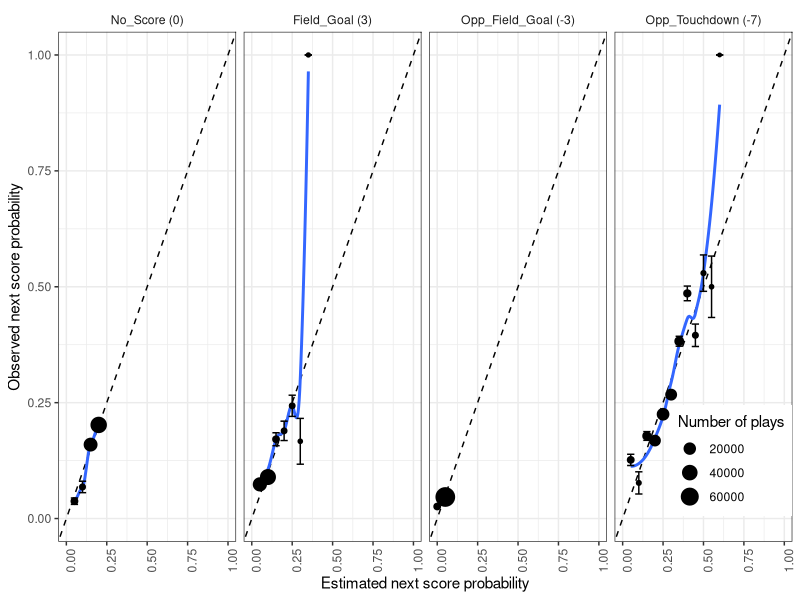

The R source for this figure: (Note: this script raises an error after producing the figure.)
## ---- chunk 1
# Libraries
require(ggplot2)
require(tidyverse)
require(dplyr)
require(nnet)
require(tidyr)
## ---- chunk 2
# Read in data
data = read.csv("PAC-2022-pbp3.csv")
data = filter(data, rowSums(is.na(data)) != ncol(data))
## ---- chunk 3
FindNextScore = function(play_index, scoring_plays, data) {
  # next score index
  next_score_index = scoring_plays[which(scoring_plays >= play_index)[1]]
  
  # if next score index has no more scores after the current play
  if (is.na(next_score_index) | (data$Quarter[play_index] %in% c("1st", "2nd") & data$Quarter[next_score_index] %in% c("3rd", "4th")) | (data$Quarter[play_index] %in% c("3rd", "4th") & data$Quarter[next_score_index] %in% c("1st", "2nd", "OT"))) {
    score_type = "No_Score"
    score_drive = data$Drive.Number[play_index]
  } 
  # else return the observed next score type and drive number
  else {
    # score drive number
    score_drive = data$Drive.Number[next_score_index]
    
    # TD
    if (data$Points.Scored.[next_score_index] & data$Touchdown.[next_score_index]) {
      # check who scored touchdown
      # look at extra point to know who scored
      if (!identical(data$Team.Possession[play_index], data$Team.Possession[next_score_index + 1])) {
        score_type = "Opp_Touchdown"
      }
      else {
        score_type = "Touchdown"
      }
    }
    # FG
    else if (data$Points.Scored.[next_score_index] & data$Field.Goal.[next_score_index]) {
      # check who scored field goal
      if (!identical(data$Team.Possession[play_index], data$Team.Possession[next_score_index])) {
        score_type = "Opp_Field_Goal"
      }
      else{
        score_type = "Field_Goal"
      }
    }
    # Extra Point
    else if (data$Points.Scored.[next_score_index] & data$Extra.Point.[next_score_index]) {
      # check who scored extra point
      if (!identical(data$Team.Possession[play_index], data$Team.Possession[next_score_index])) {
        score_type = "Opp_Extra_Point"
      }
      else {
        score_type = "Extra_Point"
      }
    }
    # Safety
    else if (data$Points.Scored.[next_score_index] & data$Safety.[next_score_index]) {
      # check who scored safety
      if (!identical(data$Team.Possession[play_index], data$Team.Possession[next_score_index + 1])) {
        score_type = "Opp_Safety"
      }
      else {
        score_type = "Safety"
      }
    }
    # Error
    else {
      score_type = NA
    }
  }
  return(data.frame(Next_Score_Half = score_type,
                    Drive_Score_Half = score_drive))
}
## ---- chunk 4
# Which rows are the scoring plays
scoring_plays = which(data$Points.Scored.)
## ---- chunk 5
next_score = lapply(c(1:nrow(data)), FindNextScore, scoring_plays = scoring_plays, data = data) %>% bind_rows()
data = cbind(data, next_score)
## ---- chunk 6
GetDriveOutcome = function(play_index, last_play_of_drive, data) {
  # next score index
  curr_last_play_index = last_play_of_drive[which(last_play_of_drive >= play_index)[1]]
  
  #last_play_of_drive_type = data$Outcome
  
  if (is.na(curr_last_play_index)) {
    drive_outcome = "Time Expired"
  }
  else {
    
    # TD scored
    if (data$Touchdown.[curr_last_play_index] | data$Extra.Point.[curr_last_play_index] |
        data$Touchdown.[curr_last_play_index - 1]) {
      drive_outcome = "Touchdown"
    }
    # FG scored
    else if (data$Field.Goal.[curr_last_play_index]) {
      drive_outcome = "Field Goal"
    }
    # Safety Scored
    else if (data$Safety.[curr_last_play_index]) {
      drive_outcome = "Safety"
    }
    # Punt
    else if (data$Punt.[curr_last_play_index]) {
      drive_outcome = "Punt"
    }
    # Turnover
    else if (data$Turnover.[curr_last_play_index] | data$Turnover.[curr_last_play_index + 1]) {
      drive_outcome = "Turnover"
    }
    # Turnover on Downs
    else if (data$Down[curr_last_play_index] == 4) {
      drive_outcome = "Turnover on Downs"
    }
    # Time expired
    else {
      drive_outcome = "Time Expired"
    }
  }
  return(data.frame(Drive_Outcome = drive_outcome))
}
## ---- chunk 7
# switch of possession, hence end of drive
first_play_of_drive = which(data$Team.Possession != lag(data$Team.Possession))
last_play_of_drive = first_play_of_drive - 1
## ---- chunk 8
drive_outcome = lapply(c(1:nrow(data)), GetDriveOutcome, last_play_of_drive = last_play_of_drive, data = data) %>%
  bind_rows()
data = cbind(data, drive_outcome)
## ---- chunk 9
# add information of where drive started
# initiate new column
data["Drive.Starting.Distance.to.Touchdown"] = data$Distance.to.Touchdown
# first drive
data$Drive.Starting.Distance.to.Touchdown[1:(head(first_play_of_drive, 1) - 1)] = data$Distance.to.Touchdown[1]
for (i in 1:(length(first_play_of_drive) - 1)) {
  (data$Drive.Starting.Distance.to.Touchdown[first_play_of_drive[i]:(first_play_of_drive[i + 1] - 1)] = data$Distance.to.Touchdown[first_play_of_drive[i]])
}
## ---- chunk 10
# add information of net yards
#data["Net.Yards"] = c(rollapply(data$Distance.to.Touchdown, width = 2, function(x) {x[1] - x[2]}, fill = 0))
net.yards = (data %>% group_by(Team.Possession, Drive.Number) %>% mutate(diff = lag(Distance.to.Touchdown,
              default = first(Distance.to.Touchdown)) - Distance.to.Touchdown))$diff
net.yards = tail(net.yards, -1)
net.yards = c(net.yards, 0)
data["Net.Yards"] = net.yards
# Note: end of drive (punt, turnover touchdown, set to zero net yards)
# Change for touchdown
data$Net.Yards[data$Touchdown.] = data$Distance.to.Touchdown[data$Touchdown.]
## ---- chunk 11
data$Half <- with(data, ifelse(Quarter %in% c("1st", "2nd"), "1st", "2nd"))
## ---- chunk 12
write.csv(data, "PAC-2022-Cleaned-pbp2.csv", row.names=FALSE)
## ---- chunk 13
# Next Score Multinomial Regression

# Refactor
#data_noEP = data %>% subset(!Extra.Point.)
data_noEP = data[data$Next_Score_Half %in% c("Field_Goal", "Opp_Field_Goal", "Touchdown", "Opp_Touchdown",
                                             "No_Score"), ]
data_noEP = data_noEP %>% droplevels() %>% mutate(Next_Score_Half = 
                         fct_relevel(Next_Score_Half, "No_Score")) 

# Make yards to go variable
data_noEP$Yards.to.Go = as.numeric(ifelse(data_noEP$Distance.to.First.Down ==
        "Goal", data_noEP$Distance.to.Touchdown, data_noEP$Distance.to.First.Down))

# Make is Down and Goal variable
data_noEP$is.Goal.Down <- ifelse(data_noEP$Distance.to.First.Down == "Goal",
                          1, 0)

# Make Game ID variable
data_noEP = data_noEP %>% unite("Game.ID", c(Date, Home.Team.Abbreviation, Away.Team.Abbreviation))

## ---- chunk 14
# Y: df$Next_Score_Half
# X: df$Down, log(df$Distance.to.Touchdown)
ep.model <- multinom(factor(Next_Score_Half) ~ 
                             factor(Down)
                           + log(Yards.to.Go)
                           + Distance.to.Touchdown
                           + factor(is.Goal.Down)
                           + factor(Down):log(Yards.to.Go), 
                           data = data_noEP, maxit = 300)
summary(ep.model)
## ---- chunk 15
init_loso_cv_preds <- map_dfr(unique(data_noEP), 
          function(x) {
            # Separate test and training data:
            ## 75% of the sample size
            smp_size <- floor(0.75 * nrow(data_noEP))
            set.seed(1)
            train_ind <- sample(seq_len(nrow(data_noEP)), size = smp_size)
            train_data <- data_noEP[train_ind, ]
            test_data <- data_noEP[-train_ind, ]
            
            # Fit multinomial logistic regression model:
            ep_model <- multinom(factor(Next_Score_Half) ~ 
                             factor(Down)
                           + log(Yards.to.Go)
                           + Distance.to.Touchdown
                           + factor(is.Goal.Down)
                           + factor(Down):log(Yards.to.Go), 
                           data = data_noEP, maxit = 300)
            
            # Return dataset of class probabilities:
            predict(ep_model, newdata = test_data, type = "probs") %>%
              as_tibble() %>%
              mutate(Next_Score_Half = test_data$Next_Score_Half)
            })
## ---- chunk 16
ep_cv_loso_calibration_results <- init_loso_cv_preds %>%
  pivot_longer(No_Score:Opp_Touchdown,
               names_to = "next_score_type",
               values_to = "pred_prob") %>%
  mutate(bin_pred_prob = round(pred_prob / 0.05) * .05) %>%
  group_by(next_score_type, bin_pred_prob) %>%
  summarize(n_plays = n(), 
            n_scoring_event = length(which(Next_Score_Half == next_score_type)),
            bin_actual_prob = n_scoring_event / n_plays,
            bin_se = sqrt((bin_actual_prob * (1 - bin_actual_prob)) / n_plays)) %>%
  ungroup() %>%
  mutate(bin_upper = pmin(bin_actual_prob + 2 * bin_se, 1),
         bin_lower = pmax(bin_actual_prob - 2 * bin_se, 0))
## ---- chunk 17
ep_cv_loso_calibration_results <- na.omit(ep_cv_loso_calibration_results)
ep_cv_loso_calibration_results %>%
  mutate(next_score_type = fct_relevel(next_score_type, "No_Score", "Field_Goal", 
                                       "Opp_Field_Goal", "Touchdown", "Opp_Touchdown"),
  next_score_type = fct_recode(next_score_type,
                               "No_Score (0)" = "No_Score", 
                               "Field_Goal (3)" = "Field_Goal",
                               "Opp_Field_Goal (-3)" = "Opp_Field_Goal",
                               "Touchdown (7)" = "Touchdown",
                               "Opp_Touchdown (-7)" = "Opp_Touchdown")) %>%
  ggplot(aes(x = bin_pred_prob, y = bin_actual_prob)) +
  geom_abline(slope = 1, intercept = 0, color = "black", linetype = "dashed") +
  geom_smooth(se = FALSE) + 
  geom_point(aes(size = n_plays)) +
  geom_errorbar(aes(ymin = bin_lower, ymax = bin_upper)) + #coord_equal() +   
  scale_x_continuous(limits = c(0,1)) + 
  scale_y_continuous(limits = c(0,1)) + 
  labs(size = "Number of plays", x = "Estimated next score probability", 
       y = "Observed next score probability") + 
  theme_bw() + 
  theme(strip.background = element_blank(), 
        axis.text.x = element_text(angle = 90), 
        legend.position = c(1, .05), legend.justification = c(1, 0)) +
  facet_wrap(~ next_score_type, ncol = 4)
## ---- chunk 18
# Class Probabilities
class_prob = predict(ep_model, data_noEP, type = "probs") %>% as_tibble() %>% 
              mutate(Next_Score_Half = data_noEP$Next_Score_Half)

## ---- chunk 19
# Make categorical variables
data$Next_Score_Half = as.factor(data$Next_Score_Half)
data$Drive_Outcome = as.factor(data$Drive_Outcome)
data$Quarter = as.factor(data$Quarter)
data$Down = as.factor(data$Down)
## ---- chunk 20
#data = read.csv("PAC-2022-Cleaned-pbp.csv")
# Line Graph
ggplot(data, aes(x = Distance.to.Touchdown, y = EP, fill = EP)) +
  geom_abline()
## ---- chunk 21
# Density Graph
ggplot(data, aes(x = Distance.to.Touchdown, y = EP, fill = EP)) +
  geom_density()
## ---- chunk 22
ggplot(data, aes(x = Drive_Outcome, fill = Down)) +
  geom_bar() +
  labs(title = "Stacked Bar Plot of Drive Outcome by Down", x = " Drive Outcome") +
  geom_text(stat = "count", aes(label = ..count..), size = 3, position = position_stack(vjust = 0.5)) +
  scale_fill_brewer()
## ---- chunk 23
ggplot(data, aes(x = Next_Score_Half, fill = factor(Down))) +
  geom_bar() +
  labs(title = "Stacked Bar Plot of Next Score Event by Down", x = " Next Score Event") +
  #geom_text(stat = "count", aes(label = ..count..), size = 3, position = position_stack(vjust = 0.5)) +
  theme(axis.text.x = element_text(angle = 90)) 
## ---- chunk 24
write.csv(data, "PAC-2022-Cleaned-pbp.csv", row.names=FALSE)
## ---- chunk 25
# group_by(data, id)
# 
ggplot(data) +
  geom_boxplot(aes(Drive.Starting.Distance.to.Touchdown, Drive_Outcome, fill = Drive_Outcome)) +
  labs(title = "Boxplot of Outcome based on Starting Distance to Touchdown of Drive", y = "Drive Outcome",
       x = "Distance to Touchdown at Start of Drive")
## ---- chunk 26
ggplot(data) +
  geom_point(aes(x = Distance.to.Touchdown, y = Drive_Outcome, color = Drive_Outcome))
## ---- chunk 27
# D3 Scoring Plays
TeamScored = subset(data, Points.Scored. == TRUE)
TeamScored$Down = as.factor(TeamScored$Down)

TeamScoredTD = subset(TeamScored, Touchdown. == TRUE)
TeamScoredFG = subset(TeamScored, Field.Goal. == TRUE)

ggplot(TeamScored) +
  geom_histogram(aes(Drive.Starting.Distance.to.Touchdown), binwidth = 5, color = "black", fill = "cornflowerblue") +
  labs(title = "Histogram of Drive Starting Distance to Endzone for Scoring Play", x = "Distance to Goal",
       subtitle = "Binwidth = 5 yards")

ggplot(TeamScoredTD) +
  geom_histogram(aes(Drive.Starting.Distance.to.Touchdown), binwidth = 5, color = "black", fill = "cornflowerblue") +
  labs(title = "Histogram of Drive Starting Distance to Endzone for Touchdown Scoring Play", x = "Distance to Goal",
       subtitle = "Binwidth = 5 yards")

ggplot(TeamScoredFG) +
  geom_histogram(aes(Drive.Starting.Distance.to.Touchdown), binwidth = 5, color = "black", fill = "cornflowerblue") +
  labs(title = "Histogram of Drive Starting Distance to Endzone for Field Goal Scoring Play", x = "Distance to Goal",
       subtitle = "Binwidth = 5 yards")
## ---- chunk 28
ggplot(TeamScoredTD) +
  geom_point(aes(Drive.Starting.Distance.to.Touchdown, Distance.to.Touchdown, color = Drive_Outcome))
## ---- chunk 29
ggplot(data) +
  geom_boxplot(aes(Net.Yards, fill = Down))
## ---- chunk 30
ggplot(data) +
  geom_density(aes(Drive.Starting.Distance.to.Touchdown, color = Next_Score_Half))
## ---- chunk 31
ggplot(data) +
  geom_density(aes(Distance.to.Touchdown, color = Next_Score_Half))
## ---- chunk 32
data %>% group_by(Team.Possession, Down, Net.Yards)
